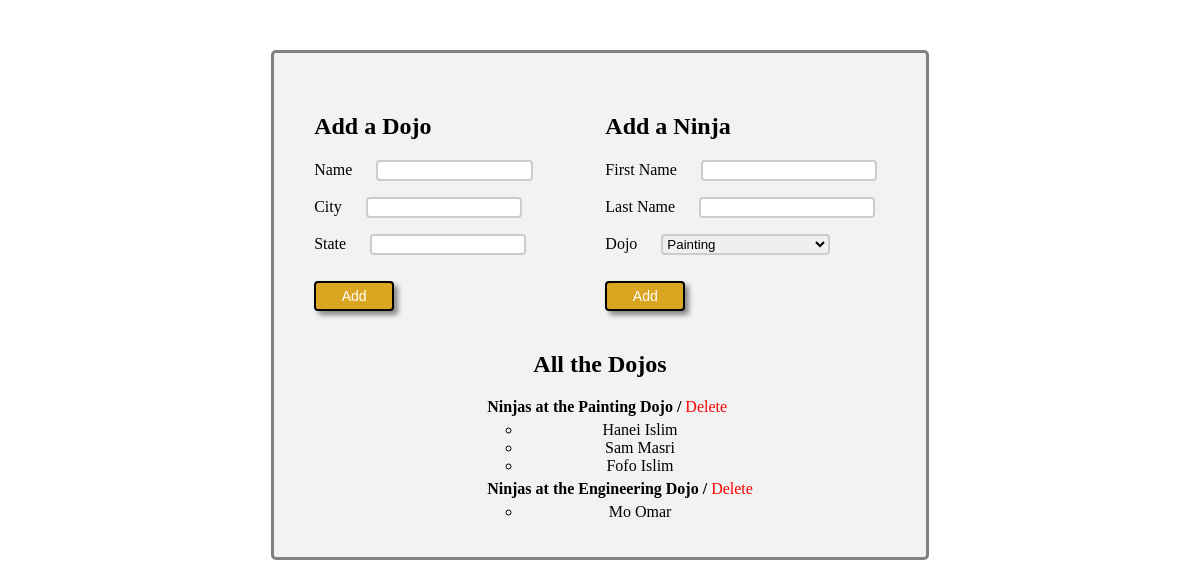
Before: / with the older database file.
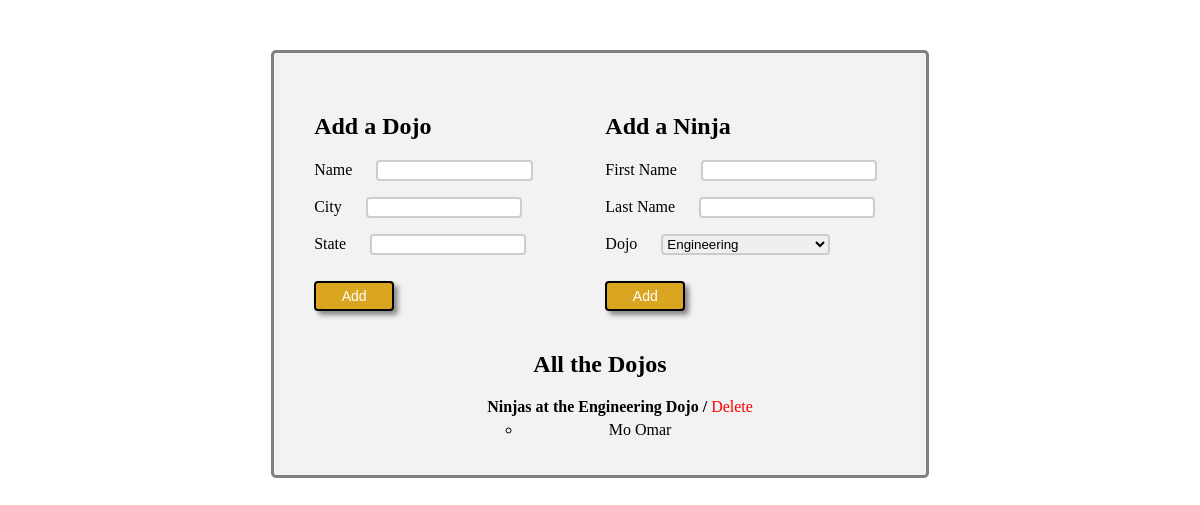
After: the same page with the newer database file.
### main/models.py (models this page shows)
class Dojo(models.Model):
    name = models.CharField(max_length=225)
    city = models.CharField(max_length=45)
    state = models.CharField(max_length=2)
    created_at = models.DateTimeField(auto_now_add=True)
    updated_at = models.DateTimeField(auto_now=True)

class Ninja(models.Model):
    dojo = models.ForeignKey(Dojo, related_name="ninjas", on_delete=models.CASCADE)
    first_name = models.CharField(max_length=225)
    last_name = models.CharField(max_length=225)
    created_at = models.DateTimeField(auto_now_add=True)
    updated_at = models.DateTimeField(auto_now=True)

### main/views.py (the view)
# urls.py: path('', views.index),
def index(request):
    context = {
        "all_dojos" : Dojo.objects.all(),
        "all_ninjas" : Ninja.objects.all(),
    }
    return render(request, 'index.html', context)

### main/templates/index.html (shortened to what this page needs)
<!DOCTYPE html>
<html lang="en">
<head>
    {% load static %}
    <link rel="stylesheet" href="{% static 'style.css'%}" />
</head>
<body>
    <div class="container">
        <div class="forms">
            <div class="form_1">
                <h2>Add a Dojo</h2>
                <form action="/new_dojo" method="POST">
                    <p>
                        <label>Name</label>
                        <input type="text" name="dojo_name">
                    </p>
                    <p>
                        <label>City</label>
                        <input type="text" name="dojo_city">
                    </p>
                    <p>
                        <label>State</label>
                        <input type="text" name="dojo_state">
                    </p>
                    <input type="submit" value="Add" id="button">
                </form>
            </div>
            <div class="form_2">
                <h2>Add a Ninja</h2>
                <form action="/new_ninja" method="POST">
                    <p>
                        <label>First Name</label>
                        <input type="text" name="ninja_f_name">
                    </p>
                    <p>
                        <label>Last Name</label>
                        <input type="text" name="ninja_l_name">
                    </p>
                    <p>
                        <label>Dojo</label>
                        <select name="ninja_dojo">
                            {% for dojo in all_dojos %}
                            <option value="{{dojo.id}}">{{dojo.name}}</option>
                            {% endfor %}
                        </select>
                    </p>
                    <input type="submit" value="Add" id="button">
                </form>
            </div>
        </div>
        <div class="all_dojos_container">
            <div>
                <h2>All the Dojos</h2>
                <ul>
                    {% for dojo in all_dojos %}
                    <li class="dojo_name">Ninjas at the {{dojo.name}} Dojo / <a href="/delete/{{dojo.id}}">Delete</a> </li>
                    <ul>
                        {% for ninja in dojo.ninjas.all %}
                        <li>{{ninja.first_name}} {{ninja.last_name}}</li>
                        {% endfor %}
                    </ul>
                    {% endfor %}
                </ul>
            </div>
        </div>
    </div>
</body>
</html>

### main/static/style.css (style rules this page uses)
.container { width: fit-content; margin: 50px auto; text-align: center; border: 3px solid gray; padding: 20px; border-radius: 5px; background-color: #f2f2f2; }
.form_1, .form_2 { display:inline-block; text-align: start; align-items: center; padding: 20px; justify-content: space-between; }
#button { width: 80px; margin-top: 10px; text-align: center; border: 2px solid black; padding: 5px; box-shadow: 4px 4px 5px #888888; background-color: goldenrod; color: white; font-size: 14px; }
label { margin-right: 20px; }
.all_dojos_container { width: fit-content; margin: auto; text-align: center; }
.dojo_name { list-style-type: none; margin: 5px; font-weight: bold; text-align: justify; }
.all_dojos_container li a { text-decoration: none; color: red; font-weight: normal; }
input, select { width: 60%; border: 2px solid #ccc; border-radius: 4px; }

Changed rows visible on the page:
removed Dojo: name "Painting"
removed Ninja: first_name "Hanei", last_name "Islim", shown under "Painting"
removed Ninja: first_name "Sam", last_name "Masri", shown under "Painting"
removed Ninja: first_name "Fofo", last_name "Islim", shown under "Painting"
Other visible differences:
form field ninja_dojo: "Painting" → "Engineering"
